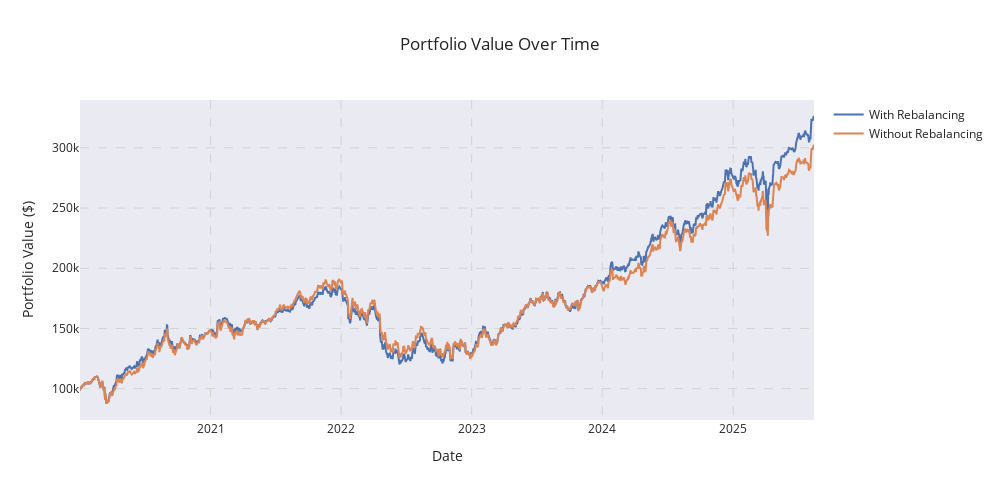

Notebook cell for this chart:
### Code cell
import plotly.graph_objects as go
from plotly.subplots import make_subplots

# Create the figure
fig = go.Figure()

# Add traces for both portfolio values
fig.add_trace(go.Scatter(
    x=rebalanced_pf_df.index,
    y=rebalanced_pf_df['Portfolio Value'],
    mode='lines',
    name='With Rebalancing',
    line=dict(width=2)
))

fig.add_trace(go.Scatter(
    x=pf_df.index,
    y=pf_df['Portfolio Value'],
    mode='lines',
    name='Without Rebalancing',
    line=dict(width=2)
))

# Update layout
fig.update_layout(
    title='Portfolio Value Over Time',
    xaxis_title='Date',
    yaxis_title='Portfolio Value ($)',
    width=1000,
    height=500,
    showlegend=True,
    template='seaborn'
)

# Add grid
fig.update_xaxes(showgrid=True, gridwidth=1, gridcolor='lightgray', griddash='dash')
fig.update_yaxes(showgrid=True, gridwidth=1, gridcolor='lightgray', griddash='dash')

# Show the plot
fig.show()

### Figure 1 — Plotly figure (JSON) as saved in the notebook; plotly's stock layout.template omitted (floating-point values rounded to 4 significant figures; data arrays with more than 128 entries replaced by an {"elided": "..."} marker saying what was removed)
{"data": [{"line": {"width": 2}, "mode": "lines", "name": "With Rebalancing", "type": "scatter", "x": {"elided": "1413 str values"}, "y": {"elided": "1413 float values"}}, {"line": {"width": 2}, "mode": "lines", "name": "Without Rebalancing", "type": "scatter", "x": {"elided": "1413 str values"}, "y": {"elided": "1413 float values"}}], "layout": {"height": 500, "showlegend": true, "title": {"text": "Portfolio Value Over Time"}, "width": 1000, "xaxis": {"gridcolor": "lightgray", "griddash": "dash", "gridwidth": 1, "showgrid": true, "title": {"text": "Date"}}, "yaxis": {"gridcolor": "lightgray", "griddash": "dash", "gridwidth": 1, "showgrid": true, "title": {"text": "Portfolio Value ($)"}}}}
